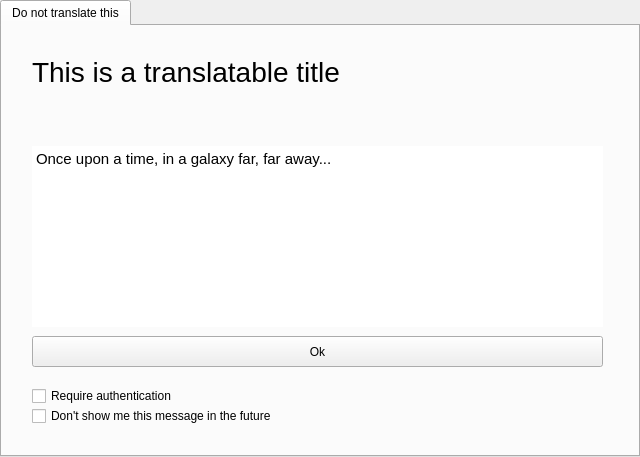
<?xml version="1.0" encoding="UTF-8"?>
<ui version="4.0">
 <class>main</class>
 <widget class="QWidget" name="main">
  <property name="geometry">
   <rect>
    <x>0</x>
    <y>0</y>
    <width>640</width>
    <height>457</height>
   </rect>
  </property>
  <property name="sizePolicy">
   <sizepolicy hsizetype="Preferred" vsizetype="Fixed">
    <horstretch>0</horstretch>
    <verstretch>0</verstretch>
   </sizepolicy>
  </property>
  <property name="windowTitle">
   <string>Form</string>
  </property>
  <layout class="QHBoxLayout" name="horizontalLayout">
   <property name="spacing">
    <number>0</number>
   </property>
   <property name="margin">
    <number>0</number>
   </property>
   <item>
    <widget class="QTabWidget" name="tabWidget">
     <property name="currentIndex">
      <number>0</number>
     </property>
     <widget class="QWidget" name="tabWelcome">
      <attribute name="title">
       <string notr="true">Do not translate this</string>
      </attribute>
      <layout class="QHBoxLayout" name="horizontalLayout_5">
       <property name="spacing">
        <number>0</number>
       </property>
       <property name="margin">
        <number>0</number>
       </property>
       <item>
        <layout class="QVBoxLayout" name="verticalLayout_5">
         <property name="spacing">
          <number>0</number>
         </property>
         <item>
          <widget class="QWidget" name="welcomeTop" native="true">
           <property name="sizePolicy">
            <sizepolicy hsizetype="Preferred" vsizetype="Maximum">
             <horstretch>0</horstretch>
             <verstretch>0</verstretch>
            </sizepolicy>
           </property>
           <property name="minimumSize">
            <size>
             <width>0</width>
             <height>100</height>
            </size>
           </property>
           <layout class="QVBoxLayout" name="verticalLayout_6">
            <property name="spacing">
             <number>0</number>
            </property>
            <property name="margin">
             <number>0</number>
            </property>
            <item>
             <layout class="QHBoxLayout" name="horizontalLayout_4">
              <property name="spacing">
               <number>0</number>
              </property>
              <item>
               <widget class="QWidget" name="welcomeTopText" native="true">
                <widget class="QLabel" name="welcomeLabel">
                 <property name="geometry">
                  <rect>
                   <x>30</x>
                   <y>20</y>
                   <width>330</width>
                   <height>51</height>
                  </rect>
                 </property>
                 <property name="font">
                  <font>
                   <family>Ubuntu</family>
                   <pointsize>21</pointsize>
                  </font>
                 </property>
                 <property name="text">
                  <string extracomment="TRANSLATORS: this is the main title of the authentication dialog">This is a translatable title</string>
                 </property>
                </widget>
               </widget>
              </item>
             </layout>
            </item>
           </layout>
          </widget>
         </item>
         <item>
          <widget class="QWidget" name="welcomeBottom" native="true">
           <property name="sizePolicy">
            <sizepolicy hsizetype="Preferred" vsizetype="Preferred">
             <horstretch>0</horstretch>
             <verstretch>0</verstretch>
            </sizepolicy>
           </property>
           <property name="minimumSize">
            <size>
             <width>0</width>
             <height>0</height>
            </size>
           </property>
           <widget class="QTextEdit" name="welcomeTextBox">
            <property name="geometry">
             <rect>
              <x>30</x>
              <y>20</y>
              <width>571</width>
              <height>181</height>
             </rect>
            </property>
            <property name="frameShape">
             <enum>QFrame::NoFrame</enum>
            </property>
            <property name="frameShadow">
             <enum>QFrame::Plain</enum>
            </property>
            <property name="readOnly">
             <bool>true</bool>
            </property>
            <property name="html">
             <string>&lt;!DOCTYPE HTML PUBLIC &quot;-//W3C//DTD HTML 4.0//EN&quot; &quot;http://www.w3.org/TR/REC-html40/strict.dtd&quot;&gt;
&lt;html&gt;&lt;head&gt;&lt;meta name=&quot;qrichtext&quot; content=&quot;1&quot; /&gt;&lt;title&gt;HTML document extraction test&lt;/title&gt;&lt;style type=&quot;text/css&quot;&gt;
p, li { white-space: pre-wrap; }
&lt;/style&gt;&lt;/head&gt;&lt;body style=&quot; font-family:'Ubuntu'; font-size:11pt; font-weight:400; font-style:normal;&quot;&gt;
&lt;p style=&quot; margin-top:12px; margin-bottom:12px; margin-left:0px; margin-right:0px; -qt-block-indent:0; text-indent:0px;&quot;&gt;Once upon a time, in a galaxy far, far away... &lt;/p&gt;&lt;/body&gt;&lt;/html&gt;</string>
            </property>
           </widget>
           <widget class="QPushButton" name="friendlyTestsButton">
            <property name="geometry">
             <rect>
              <x>30</x>
              <y>210</y>
              <width>571</width>
              <height>31</height>
             </rect>
            </property>
            <property name="font">
             <font>
              <pointsize>9</pointsize>
             </font>
            </property>
            <property name="text">
             <string comment="Button" extracomment="TRANSLATORS: refers to the action of accepting something">Ok</string>
            </property>
           </widget>
           <widget class="QCheckBox" name="checkBox">
            <property name="geometry">
             <rect>
              <x>30</x>
              <y>280</y>
              <width>321</width>
              <height>20</height>
             </rect>
            </property>
            <property name="font">
             <font>
              <family>Ubuntu</family>
             </font>
            </property>
            <property name="text">
             <string comment="WelcomeDialog">Don't show me this message in the future</string>
            </property>
           </widget>
           <widget class="QCheckBox" name="checkBox_2">
            <property name="geometry">
             <rect>
              <x>30</x>
              <y>260</y>
              <width>321</width>
              <height>20</height>
             </rect>
            </property>
            <property name="font">
             <font>
              <family>Ubuntu</family>
             </font>
            </property>
            <property name="text">
             <string extracomment="TRANSLATORS: authentication is required to perform this action">Require authentication</string>
            </property>
           </widget>
          </widget>
         </item>
        </layout>
       </item>
      </layout>
     </widget>
    </widget>
   </item>
  </layout>
 </widget>
 <resources/>
 <connections/>
</ui>
